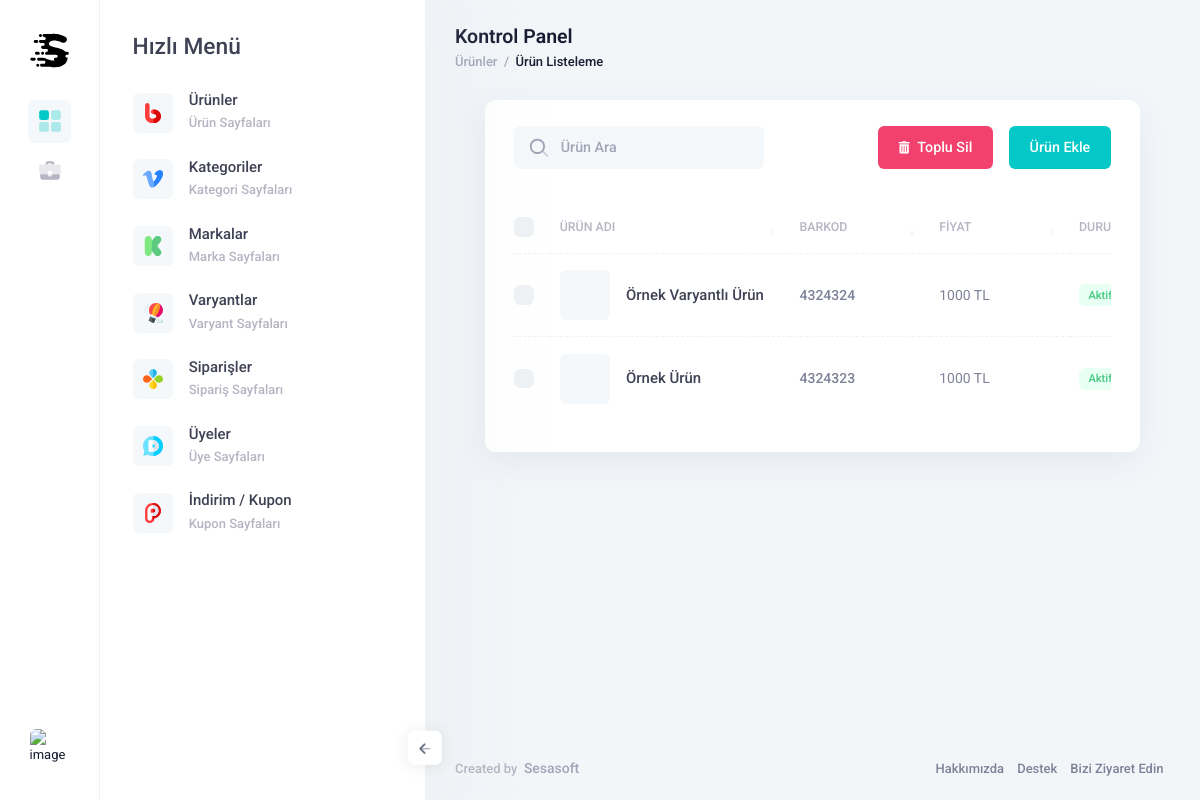
The page /panel/products (signed in) on the database its author committed.
### tables this page shows
CREATE TABLE `products` (
  `id` int(11) NOT NULL,
  `name` varchar(60) NOT NULL,
  `description` varchar(255) NOT NULL,
  `status` int(11) NOT NULL DEFAULT 1,
  `category` int(11) NOT NULL,
  `brand` int(11) NOT NULL,
  `picture` varchar(60) NOT NULL,
  `pictures` varchar(255) NOT NULL,
  `price` int(11) NOT NULL DEFAULT 0,
  `discountType` int(11) NOT NULL DEFAULT 1,
  `discount` int(11) NOT NULL DEFAULT 0,
  `kdv` int(11) NOT NULL,
  `discountedPrice` varchar(60) NOT NULL,
  `stockCode` varchar(60) NOT NULL,
  `barcode` varchar(60) NOT NULL,
  `stockShelf` int(11) NOT NULL,
  `stockTank` int(11) NOT NULL,
  `optionUrun` text NOT NULL,
  `secenekfiyat` varchar(60) NOT NULL,
  `metaTitle` varchar(50) NOT NULL,
  `metaDescription` varchar(255) NOT NULL,
  `metaKeywords` varchar(255) NOT NULL
);

### panel/include/products/list.php (the view, shortened to what this page needs)
<?php function products() { global $db;
    breadcrumb('Kontrol Panel','Ürünler','Ürün Listeleme'); ?>
    <div class="content d-flex flex-column flex-column-fluid" id="kt_content">
        <div class="container-xxl" id="kt_content_container">
            <div id="kt_app_content" class="app-content  flex-column-fluid ">
                <div id="kt_app_content_container" class="app-container  container-xxl ">
                    <div class="card card-flush">
                        <div class="card-header align-items-center py-5 gap-2 gap-md-5">
                            <div class="card-title">
                                <div class="d-flex align-items-center position-relative my-1">
                                    <span class="svg-icon svg-icon-1 position-absolute ms-4">
                                    </span>
                                    <input type="text" data-kt-filter="search" class="form-control form-control-solid w-250px ps-14" placeholder="Ürün Ara" />
                                </div>
                            </div>
                            <div class="card-toolbar flex-row-fluid justify-content-end gap-5">
                                <a href="javascript:void(0)" class="btn btn-danger">
                                    <i class="fas fa-trash-alt fs-7"></i> Toplu Sil
                                </a>
                                <a href="productsAdd" class="btn btn-primary">
                                    Ürün Ekle
                                </a>
                            </div>
                        </div>
                        <div class="card-body pt-0">
                            <div id="kt_ecommerce_products_table_wrapper" class="dataTables_wrapper dt-bootstrap4 no-footer">
                                <div class="table-responsive">
                                    <table class="table align-middle table-row-dashed fs-6 gy-5 dataTable no-footer" id="kt_datatable_example">
                                        <thead>
                                        <tr class="text-start text-gray-400 fw-bold fs-7 text-uppercase gs-0">
                                            <th class="w-10px pe-2 sorting_disabled" rowspan="1" colspan="1" aria-label="" style="width: 29.8906px;">
                                                <div class="form-check form-check-sm form-check-custom form-check-solid me-3">
                                                    <input class="form-check-input" type="checkbox" data-kt-check="true" data-kt-check-target="#kt_ecommerce_products_table .form-check-input" value="1">
                                                </div>
                                            </th>
                                            <th class="min-w-200px sorting" tabindex="0" aria-controls="kt_ecommerce_products_table" rowspan="1" colspan="1" aria-label="Ürün Adı" style="width: 275.812px;">Ürün Adı</th>
                                            <th class="min-w-100px sorting" tabindex="0" rowspan="1" colspan="1" aria-label="Barkod" style="width: 139.656px;">Barkod</th>
                                            <th class="min-w-100px sorting" tabindex="0" rowspan="1" colspan="1" aria-label="Fiyat" style="width: 139.656px;">Fiyat</th>
                                            <th class="min-w-100px sorting" tabindex="0" rowspan="1" colspan="1" aria-label="Durum" style="width: 139.656px;">Durum</th>
                                        </tr>
                                        </thead>
                                        <tbody class="fw-semibold text-gray-600" id="table">
                                        <?php $products = $db->query("select * from products order by id ASC")->fetchAll();
                                        foreach($products as $product) { ?>
                                        <tr class="odd">
                                            <td>
                                                <div class="form-check form-check-sm form-check-custom form-check-solid">
                                                    <input class="form-check-input" type="checkbox" value="1">
                                                </div>
                                            </td>
                                            <td>
                                                <div class="d-flex align-items-center">
                                                    <a href="javascript:void(0)" class="symbol symbol-50px">
                                                        <span class="symbol-label" style="background-image:url(../upload/products/<?=$product['picture']?>);"></span>
                                                    </a>
                                                    <div class="ms-5">
                                                        <a href="javascript:void(0)" class="text-gray-800 text-hover-primary fs-5 fw-bold" data-kt-ecommerce-product-filter="product_name"><?=$product['name']?></a>
                                                    </div>
                                                </div>
                                            </td>
                                            <td class="pe-0">
                                                <span class="fw-bold"><?=$product['barcode']?></span>
                                            </td>
                                            <td class="pe-0"><?=$product['price']?> TL</td>
                                            <?php $status = ($product['status'] == '1') ? '<div class="badge badge-light-success">Aktif</div>' : '<div class="badge badge-light-danger">pasif</div>'; ?>
                                            <td class="pe-0" data-order="Scheduled"><?=$status?></td>
                                        </tr>
                                        <?php } ?>
                                        </tbody>
                                    </table>
                                </div>
                            </div>
                        </div>
                    </div>
                </div>
            </div>
        </div>
    </div>
<?php }

### rows shown on the page
products: name "Örnek Varyantlı Ürün", barcode "4324324", price "1000", status "Aktif"
products: name "Örnek Ürün", barcode "4324323", price "1000", status "Aktif"

### other values the page prints
$var1 "Kontrol Panel"
$var2 "Ürünler"
$var3 "Ürün Listeleme"
